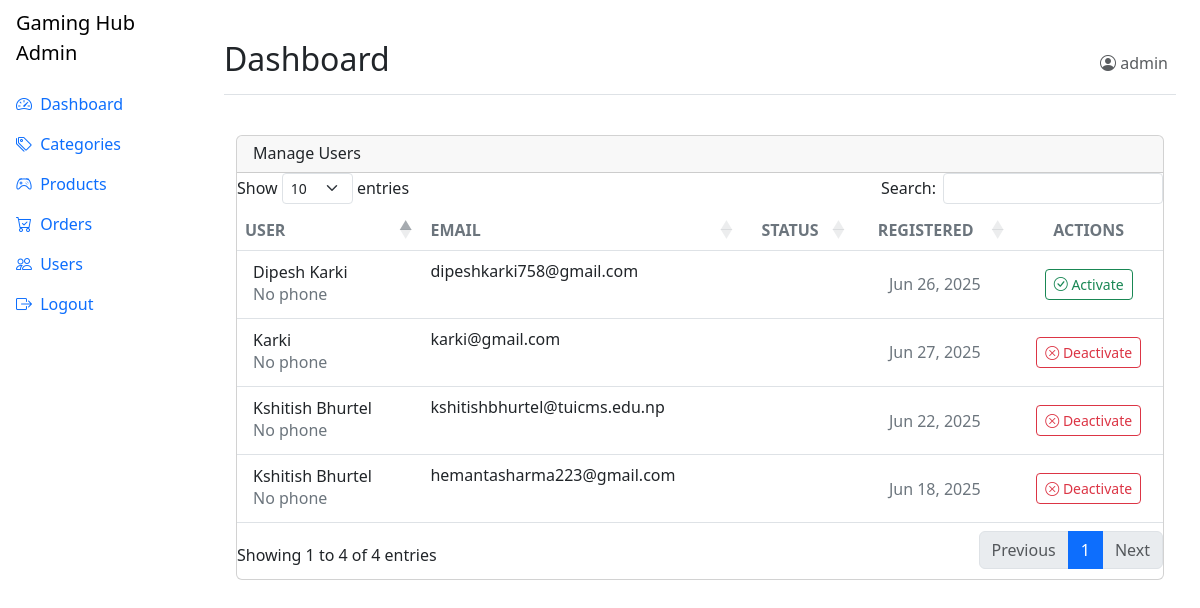
Page /admin/users/manage.php (signed in) on the committed database.
### tables this page shows
CREATE TABLE `users` (
  `user_id` int(11) NOT NULL AUTO_INCREMENT,
  `email` varchar(100) NOT NULL,
  `password` varchar(255) NOT NULL,
  `full_name` varchar(100) DEFAULT NULL,
  `phone` varchar(20) DEFAULT NULL,
  `address` text DEFAULT NULL,
  `is_active` tinyint(1) DEFAULT 1,
  `created_at` timestamp NOT NULL DEFAULT current_timestamp(),
  `updated_at` timestamp NOT NULL DEFAULT current_timestamp() ON UPDATE current_timestamp(),
  PRIMARY KEY (`user_id`),
  UNIQUE KEY `email` (`email`)
);

### config/database.php (called while the page is built)
<?php
$host = 'localhost';
$dbname = 'gaming_hub';
$username = 'root';
$password = '';
try {
    $pdo = new PDO("mysql:host=$host;dbname=$dbname;charset=utf8", $username, $password);
    $pdo->setAttribute(PDO::ATTR_ERRMODE, PDO::ERRMODE_EXCEPTION);
} catch (PDOException $e) {
    die("Database connection failed: " . $e->getMessage());
}
function executeQuery($sql, $params = []) {
    global $pdo;
    $stmt = $pdo->prepare($sql);
    $stmt->execute($params);
    return $stmt;
}
?>

### admin/users/manage.php (the view, shortened to what this page needs)
<?php
require_once __DIR__ . '../../../config/database.php';
$users = executeQuery("SELECT * FROM users ORDER BY created_at DESC")
    ->fetchAll(PDO::FETCH_ASSOC);
require_once __DIR__ . '/../includes/admin_header.php';
?>
<div class="container-fluid py-4">
    <div class="row">
        <div class="col-12">
            <div class="card mb-4">
                <div class="card-header pb-0">
                    <h6>Manage Users</h6>
                </div>
                <div class="card-body px-0 pt-0 pb-2">
                    <div class="table-responsive p-0">
                        <table class="table align-items-center mb-0" id="users-table">
                            <thead>
                                <tr>
                                    <th class="text-uppercase text-secondary text-xxs font-weight-bolder opacity-7">User
                                    </th>
                                    <th
                                        class="text-uppercase text-secondary text-xxs font-weight-bolder opacity-7 ps-2">
                                        Email</th>
                                    <th
                                        class="text-center text-uppercase text-secondary text-xxs font-weight-bolder opacity-7">
                                        Status</th>
                                    <th
                                        class="text-center text-uppercase text-secondary text-xxs font-weight-bolder opacity-7">
                                        Registered</th>
                                    <th
                                        class="text-center text-uppercase text-secondary text-xxs font-weight-bolder opacity-7">
                                        Actions</th>
                                </tr>
                            </thead>
                            <tbody>
                                <?php foreach ($users as $user): ?>
                                    <tr>
                                        <td>
                                            <div class="d-flex px-2 py-1">
                                                <div class="d-flex flex-column justify-content-center">
                                                    <h6 class="mb-0 text-sm"><?= $user['full_name'] ?? 'No name' ?></h6>
                                                    <p class="text-xs text-secondary mb-0">
                                                        <?= $user['phone'] ?? 'No phone' ?>
                                                    </p>
                                                </div>
                                            </div>
                                        </td>
                                        <td>
                                            <p class="text-xs font-weight-bold mb-0"><?= $user['email'] ?></p>
                                        </td>
                                        <td class="align-middle text-center text-sm">
                                            <span
                                                class="badge badge-sm <?= $user['is_active'] ? 'bg-gradient-success' : 'bg-gradient-secondary' ?>">
                                            </span>
                                        </td>
                                        <td class="align-middle text-center">
                                            <span class="text-secondary text-xs font-weight-bold">
                                                <?= date('M d, Y', strtotime($user['created_at'])) ?>
                                            </span>
                                        </td>
                                        <td class="align-middle text-center">
                                            <button
                                                class="btn btn-sm btn-outline-<?= $user['is_active'] ? 'danger' : 'success' ?> mb-0 toggle-user"
                                                data-id="<?= $user['user_id'] ?>" data-status="<?= $user['is_active'] ?>">
                                                <i
                                                    class="bi bi-<?= $user['is_active'] ? 'x-circle' : 'check-circle' ?>"></i>
                                                <?= $user['is_active'] ? 'Deactivate' : 'Activate' ?>
                                            </button>
                                        </td>
                                    </tr>
                                <?php endforeach; ?>
                            </tbody>
                        </table>
                    </div>
                </div>
            </div>
        </div>
    </div>
</div>
<?php require_once __DIR__ . '/../includes/admin_footer.php'; ?>

### rows in the picture
users: full_name "Karki", phone "No phone", email "karki@gmail.com", created_at "Jun 27, 2025", is_active 1 (drawn)
users: full_name "Dipesh Karki", phone "No phone", email "dipeshkarki758@gmail.com", created_at "Jun 26, 2025", is_active 0 (drawn)
users: full_name "Kshitish Bhurtel", phone "No phone", email "kshitishbhurtel@tuicms.edu.np", created_at "Jun 22, 2025", is_active 1 (drawn)
users: full_name "Kshitish Bhurtel", phone "No phone", email "hemantasharma223@gmail.com", created_at "Jun 18, 2025", is_active 1 (drawn)

### other values in the picture
$pageTitle "Dashboard"
$_SESSION['admin_username'] "admin"
